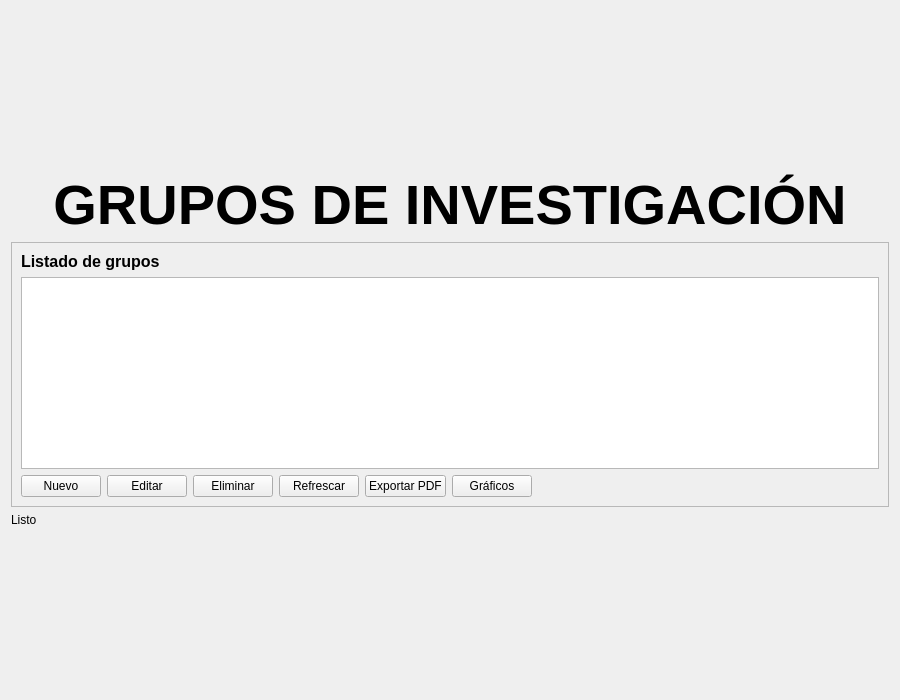
<?xml version="1.0" encoding="UTF-8"?>
<ui version="4.0">
 <class>GruposInvView</class>
 <widget class="QWidget" name="GruposInvView">
  <property name="geometry">
   <rect>
    <x>0</x>
    <y>0</y>
    <width>900</width>
    <height>700</height>
   </rect>
  </property>
  <property name="windowTitle">
   <string>Grupos de Investigación</string>
  </property>

  <layout class="QVBoxLayout" name="verticalLayout">

   <!-- ESPACIADOR SUPERIOR -->
   <item>
    <spacer name="verticalSpacerTop">
     <property name="orientation">
      <enum>Qt::Vertical</enum>
     </property>
     <property name="sizeHint" stdset="0">
      <size>
       <width>20</width>
       <height>30</height>
      </size>
     </property>
    </spacer>
   </item>

   <!-- TÍTULO PRINCIPAL -->
   <item>
    <widget class="QLabel" name="lblTitulo">
     <property name="text">
      <string>GRUPOS DE INVESTIGACIÓN</string>
     </property>
     <property name="alignment">
      <set>Qt::AlignCenter</set>
     </property>
     <property name="font">
      <font>
       <pointsize>42</pointsize>
       <weight>75</weight>
       <bold>true</bold>
      </font>
     </property>
    </widget>
   </item>

   <!-- FRAME PRINCIPAL -->
   <item>
    <widget class="QFrame" name="frameMain">
     <property name="frameShape">
      <enum>QFrame::StyledPanel</enum>
     </property>

     <layout class="QVBoxLayout" name="vboxLayout">

      <!-- TÍTULO TABLA -->
      <item>
       <widget class="QLabel" name="lblTablaTitulo">
        <property name="text">
         <string>Listado de grupos</string>
        </property>
        <property name="font">
         <font>
          <pointsize>12</pointsize>
          <weight>75</weight>
          <bold>true</bold>
         </font>
        </property>
       </widget>
      </item>

      <!-- TABLA -->
      <item>
       <widget class="QTableWidget" name="tbl_grupos"/>
      </item>

      <!-- BOTONES CRUD -->
      <item>
       <layout class="QHBoxLayout" name="hboxButtons">

        <item>
         <widget class="QPushButton" name="btn_nuevo">
          <property name="text">
           <string>Nuevo</string>
          </property>
         </widget>
        </item>

        <item>
         <widget class="QPushButton" name="btn_editar">
          <property name="text">
           <string>Editar</string>
          </property>
         </widget>
        </item>

        <item>
         <widget class="QPushButton" name="btn_eliminar">
          <property name="text">
           <string>Eliminar</string>
          </property>
         </widget>
        </item>

        <item>
         <widget class="QPushButton" name="btn_refrescar">
          <property name="text">
           <string>Refrescar</string>
          </property>
         </widget>
        </item>

        <item>
         <widget class="QPushButton" name="btnExportarPdf">
          <property name="text">
           <string>Exportar PDF</string>
          </property>
         </widget>
        </item>

        <item>
         <widget class="QPushButton" name="btnGraficos">
          <property name="text">
           <string>Gráficos</string>
          </property>
         </widget>
        </item>

        <!-- ESPACIADOR DERECHA -->
        <item>
         <spacer name="spacerButtons">
          <property name="orientation">
           <enum>Qt::Horizontal</enum>
          </property>
          <property name="sizeHint" stdset="0">
           <size>
            <width>40</width>
            <height>20</height>
           </size>
          </property>
         </spacer>
        </item>

       </layout>
      </item>

     </layout>
    </widget>
   </item>

   <!-- ESTADO -->
   <item>
    <widget class="QLabel" name="lbl_estado">
     <property name="text">
      <string>Listo</string>
     </property>
     <property name="alignment">
      <set>Qt::AlignLeft|Qt::AlignVCenter</set>
     </property>
    </widget>
   </item>

   <!-- ESPACIADOR INFERIOR -->
   <item>
    <spacer name="verticalSpacerBottom">
     <property name="orientation">
      <enum>Qt::Vertical</enum>
     </property>
     <property name="sizeHint" stdset="0">
      <size>
       <width>20</width>
       <height>30</height>
      </size>
     </property>
    </spacer>
   </item>

  </layout>
 </widget>

 <resources/>
 <connections/>
</ui>
